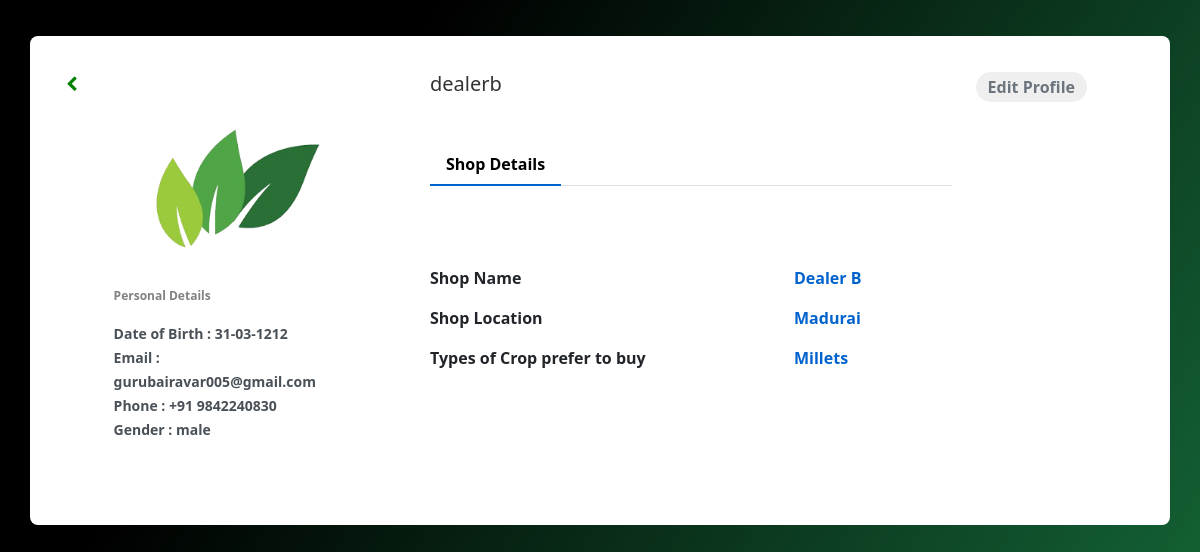
The page /my_profile.php?id=4 (signed in) on the database its author committed.
### tables this page shows
CREATE TABLE `user_tbl` (
  `id` int(255) NOT NULL,
  `first_name` varchar(255) NOT NULL,
  `date_of_birth` date NOT NULL,
  `email` varchar(255) NOT NULL,
  `phone` bigint(255) NOT NULL,
  `gender` varchar(255) NOT NULL,
  `role` varchar(255) NOT NULL,
  `username` varchar(255) NOT NULL,
  `password` varchar(255) NOT NULL,
  `registered_date` timestamp NOT NULL DEFAULT current_timestamp() ON UPDATE current_timestamp()
);

CREATE TABLE `dealers_tbl` (
  `id` int(255) NOT NULL,
  `user_id` int(255) NOT NULL,
  `shop_name` varchar(255) NOT NULL,
  `shop_location` varchar(255) NOT NULL,
  `type_of_crop_prefer_to_buy` varchar(255) NOT NULL
);

### my_profile.php (the view, shortened to what this page needs)
<?php
    require_once('database/db-connection.php');
    $user_id = $_GET['id'];
    $sql = "SELECT * FROM user_tbl WHERE id = '$user_id'";
    $result = mysqli_query($conn, $sql);
    $row = mysqli_fetch_assoc($result);
    $role = $row['role'];
    if($role=='farmer')
    {
        $sql1 = "SELECT * FROM farmers_tbl WHERE user_id = '$user_id'";
        $result1 = mysqli_query($conn, $sql1);
        $farmer = mysqli_fetch_assoc($result1);
    }
    else
    {
        $sql2 = "SELECT * FROM dealers_tbl WHERE user_id = '$user_id'";
        $result2 = mysqli_query($conn, $sql2);
        $dealer = mysqli_fetch_assoc($result2);
    }
?><!DOCTYPE html>
<html>
<head>
  <link href="css/bootstrap.min.css" rel="stylesheet">
  <link href="css/my_profile.css" rel="stylesheet">
   <link rel="stylesheet" href="https://cdnjs.cloudflare.com/ajax/libs/font-awesome/4.0.3/css/font-awesome.css" />
</head>
<body class="index-page">
    <div class="container emp-profile">
            <form method="post">
                <div class="row">
                    <div class="col-md-4">
                        <a href="home.php"><i class="fa fa-chevron-left" aria-hidden="true"></i></a>
                        <div class="profile-img">
                            <img src="images/logo.png" alt="" />
                        </div>
                    </div>
                    <div class="col-md-6">
                        <div class="profile-head">
                                    <h5>
                                        <?php echo $row['first_name']; ?>
                                    </h5>
                            <ul class="nav nav-tabs mt-5" id="myTab" role="tablist">
                                <?php
                                    if($role == 'farmer')
                                    {
                                        ?>
                                        <li class="nav-item">
                                    <a class="nav-link active" id="address-tab" data-toggle="tab" href="#home" role="tab" aria-controls="home" aria-selected="true">Address Details</a>
                                </li>
                                <li class="nav-item">
                                    <a class="nav-link" id="farm-tab" data-toggle="tab" href="#profile" role="tab" aria-controls="profile" aria-selected="false">Farm Details</a>
                                </li>
                                <li class="nav-item">
                                    <a class="nav-link" id="bank-tab" data-toggle="tab" href="#profile" role="tab" aria-controls="profile" aria-selected="false">Bank Details</a>
                                </li>
                                        <?php
                                    }
                                    else
                                    {
                                        ?>
                                            <li class="nav-item">
                                    <a class="nav-link active" id="shop-tab" data-toggle="tab" href="" role="tab" aria-controls="home" aria-selected="true">Shop Details</a>
                                </li>
                                        <?php
                                    }
                                ?>
                            </ul>
                        </div>
                    </div>
                    <?php
                        if($user_id == $_SESSION['user_id']){
                    ?><div class="col-md-2">
                        <input type="submit" class="profile-edit-btn" name="btnAddMore" value="Edit Profile"/>
                    </div>
                <?php }
                    ?>
                </div>
                <div class="row">
                    <div class="col-md-4">
                        <div class="profile-work">
                            <p>Personal Details</p>
                            <?php $dob = date('d-m-Y', strtotime($row['date_of_birth'])); ?>
                            <a href="">Date of Birth : <?php echo $dob; ?></a><br/>
                            <a href="">Email : <?php echo $row['email']; ?></a><br/>
                            <a href="">Phone : +91 <?php echo $row['phone']; ?></a><br/>
                            <a href="">Gender : <?php echo $row['gender']; ?></a><br/>
                        </div>
                    </div>
                    <div class="col-md-8">
                        <div class="tab-content profile-tab" id="myTabContent">
                            <div class="tab-pane fade show <?php if($role == 'dealer') { ?> active <?php } ?>" id="shop" role="tabpanel" aria-labelledby="profile-tab">
                                        <div class="row">
                                            <div class="col-md-6">
                                                <label>Shop Name</label>
                                            </div>
                                            <div class="col-md-6">
                                                <p><?php echo $dealer['shop_name']; ?></p>
                                            </div>
                                        </div>
                                        <div class="row">
                                            <div class="col-md-6">
                                                <label>Shop Location</label>
                                            </div>
                                            <div class="col-md-6">
                                                <p><?php echo $dealer['shop_location']; ?></p>
                                            </div>
                                        </div>
                                        <div class="row">
                                            <div class="col-md-6">
                                                <label>Types of Crop prefer to buy</label>
                                            </div>
                                            <div class="col-md-6">
                                                <p><?php echo $dealer['type_of_crop_prefer_to_buy']; ?></p>
                                            </div>
                                        </div>
                            </div>
                        </div>
                    </div>
                </div>
            </form>
        </div>
</body>
</html>

### css/my_profile.css (style rules this page uses)
body { background: -webkit-linear-gradient(147deg, #166d3b 0%, #000000 74%); background-attachment: fixed; background-repeat: no-repeat; overflow: hidden; }
.emp-profile { padding: 3%; margin-top: 3%; margin-bottom: 3%; border-radius: 0.5rem; background: #fff; }
.profile-img { text-align: center; }
.profile-img img { width: 50%; height: 100%; }
.profile-head h5 { color: #333; }
.profile-edit-btn { border: none; border-radius: 1.5rem; width: 70%; padding: 2%; font-weight: 600; color: #6c757d; cursor: pointer; }
.profile-head .nav-tabs { margin-bottom:5%; }
.profile-head .nav-tabs .nav-link { font-weight:600; border: none; }
.profile-head .nav-tabs .nav-link.active { border: none; border-bottom:2px solid #0062cc; }
.profile-work { padding: 14%; margin-top: -15%; }
.profile-work p { font-size: 12px; color: #818182; font-weight: 600; margin-top: 10%; }
.profile-work a { text-decoration: none; color: #495057; font-weight: 600; font-size: 14px; }
.profile-tab label { font-weight: 600; }
.profile-tab p { font-weight: 600; color: #0062cc; }
.fa-chevron-left { font-size: 1.3em; color: green; }

### rows shown on the page
user_tbl: first_name "dealerb", date_of_birth "31-03-1212", email "gurubairavar005@gmail.com", phone "9842240830", gender "male"
dealers_tbl: shop_name "Dealer B", shop_location "Madurai", type_of_crop_prefer_to_buy "Millets"
